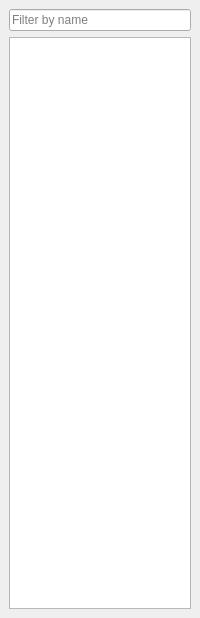
<?xml version="1.0" encoding="UTF-8"?>
<ui version="4.0">
 <class>DbTree</class>
 <widget class="QDockWidget" name="DbTree">
  <property name="geometry">
   <rect>
    <x>0</x>
    <y>0</y>
    <width>200</width>
    <height>618</height>
   </rect>
  </property>
  <property name="floating">
   <bool>false</bool>
  </property>
  <property name="features">
   <set>QDockWidget::AllDockWidgetFeatures</set>
  </property>
  <property name="allowedAreas">
   <set>Qt::LeftDockWidgetArea|Qt::RightDockWidgetArea</set>
  </property>
  <property name="windowTitle">
   <string>Databases</string>
  </property>
  <widget class="QWidget" name="dockWidgetContents">
   <layout class="QGridLayout" name="gridLayout">
    <item row="1" column="0">
     <widget class="DbTreeView" name="treeView">
      <property name="sizePolicy">
       <sizepolicy hsizetype="Ignored" vsizetype="Expanding">
        <horstretch>0</horstretch>
        <verstretch>0</verstretch>
       </sizepolicy>
      </property>
      <property name="dragEnabled">
       <bool>true</bool>
      </property>
      <property name="dragDropMode">
       <enum>QAbstractItemView::DragDrop</enum>
      </property>
      <property name="defaultDropAction">
       <enum>Qt::MoveAction</enum>
      </property>
     </widget>
    </item>
    <item row="0" column="0">
     <widget class="QWidget" name="top" native="true">
      <layout class="QHBoxLayout" name="horizontalLayout">
       <property name="leftMargin">
        <number>0</number>
       </property>
       <property name="topMargin">
        <number>0</number>
       </property>
       <property name="rightMargin">
        <number>0</number>
       </property>
       <property name="bottomMargin">
        <number>0</number>
       </property>
       <item>
        <widget class="QLineEdit" name="nameFilter">
         <property name="placeholderText">
          <string>Filter by name</string>
         </property>
        </widget>
       </item>
      </layout>
     </widget>
    </item>
   </layout>
  </widget>
 </widget>
 <customwidgets>
  <customwidget>
   <class>DbTreeView</class>
   <extends>QTreeView</extends>
   <header>dbtree/dbtreeview.h</header>
  </customwidget>
 </customwidgets>
 <resources/>
 <connections/>
</ui>
